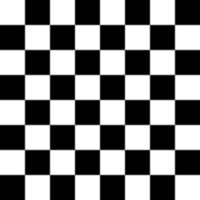
#> input picture skimage.data.checkerboard(), 200 x 200 px; the run also reads 1 picture not shown here
$ jupyter execute --allow-errors plot_matching.ipynb   (shell and % lines are left out)
#> lines starting #> are read from the running program, lines starting #| are printed output that depends on the picture; after the words box and inside, x2 and y2 are one past the last pixel; in counts of white or black regions, pixels touching at a corner belong together; long printed decimals are rounded
<div class="document" id="robust-matching-using-ransac">
<h1 class="title">Robust matching using RANSAC</h1>
<p>In this simplified example we first generate two synthetic images as if they
were taken from different view points.</p>
<p>In the next step we find interest points in both images and find
correspondences based on a weighted sum of squared differences of a small
neighborhood around them. Note, that this measure is only robust towards
linear radiometric and not geometric distortions and is thus only usable with
slight view point changes.</p>
<p>After finding the correspondences we end up having a set of source and
destination coordinates which can be used to estimate the geometric
transformation between both images. However, many of the correspondences are
faulty and simply estimating the parameter set with all coordinates is not
sufficient. Therefore, the RANSAC algorithm is used on top of the normal model
to robustly estimate the parameter set by detecting outliers.</p>
</div>

[cell 1]
from __future__ import print_function

import numpy as np
from matplotlib import pyplot as plt

from skimage import data
from skimage.util import img_as_float
from skimage.feature import (corner_harris, corner_subpix, corner_peaks,
                             plot_matches)
from skimage.transform import warp, AffineTransform
from skimage.exposure import rescale_intensity
from skimage.color import rgb2gray
from skimage.measure import ransac


# generate synthetic checkerboard image and add gradient for the later matching
checkerboard = img_as_float(data.checkerboard())
img_orig = np.zeros(list(checkerboard.shape) + [3])
img_orig[..., 0] = checkerboard
gradient_r, gradient_c = np.mgrid[0:img_orig.shape[0],
                                  0:img_orig.shape[1]] / float(img_orig.shape[0])
img_orig[..., 1] = gradient_r
img_orig[..., 2] = gradient_c
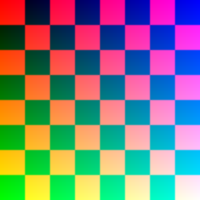
#> img_orig: shape (200, 200, 3) float64; mean of channels 0, 1, 2 0.5, 0.498, 0.497; drawn as R, G, B
img_orig = rescale_intensity(img_orig)
img_orig_gray = rgb2gray(img_orig)
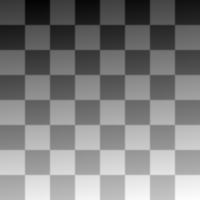
#> img_orig_gray: shape (200, 200) float64; min 0.00937, max 0.996, mean 0.498

# warp synthetic image
tform = AffineTransform(scale=(0.9, 0.9), rotation=0.2, translation=(20, -10))
img_warped = warp(img_orig, tform.inverse, output_shape=(200, 200))
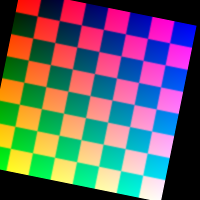
#> img_warped: shape (200, 200, 3) float64; mean of channels 0, 1, 2 0.395, 0.389, 0.402; drawn as R, G, B
img_warped_gray = rgb2gray(img_warped)
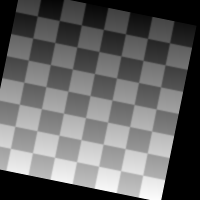
#> img_warped_gray: shape (200, 200) float64; min 0, max 0.992, mean 0.391

# extract corners using Harris' corner measure
coords_orig = corner_peaks(corner_harris(img_orig_gray), threshold_rel=0.001,
                           min_distance=5)
#> coords_orig = 49 pairs, first value 24 to 175, second value 24 to 175
coords_warped = corner_peaks(corner_harris(img_warped_gray),
                             threshold_rel=0.001, min_distance=5)
#> coords_warped = 68 pairs, first value 8 to 191, second value 8 to 190

# determine sub-pixel corner position
coords_orig_subpix = corner_subpix(img_orig_gray, coords_orig, window_size=9)
#> coords_orig_subpix = 49 pairs, first value 24.48 to 174.5, second value 24.36 to 174.6
coords_warped_subpix = corner_subpix(img_warped_gray, coords_warped,
                                     window_size=9)
#> coords_warped_subpix = 68 pairs, first value 7.42 to 192.7, second value 6.25 to 191.5


def gaussian_weights(window_ext, sigma=1):
    y, x = np.mgrid[-window_ext:window_ext+1, -window_ext:window_ext+1]
    g = np.zeros(y.shape, dtype=np.double)
    g[:] = np.exp(-0.5 * (x**2 / sigma**2 + y**2 / sigma**2))
    g /= 2 * np.pi * sigma * sigma
    return g


def match_corner(coord, window_ext=5):
    r, c =  np.round(coord).astype(np.intp)
    window_orig = img_orig[r-window_ext:r+window_ext+1,
                           c-window_ext:c+window_ext+1, :]

    # weight pixels depending on distance to center pixel
    weights = gaussian_weights(window_ext, 3)
    weights = np.dstack((weights, weights, weights))

    # compute sum of squared differences to all corners in warped image
    SSDs = []
    for cr, cc in coords_warped:
        window_warped = img_warped[cr-window_ext:cr+window_ext+1,
                                   cc-window_ext:cc+window_ext+1, :]
        SSD = np.sum(weights * (window_orig - window_warped)**2)
        SSDs.append(SSD)

    # use corner with minimum SSD as correspondence
    min_idx = np.argmin(SSDs)
    return coords_warped_subpix[min_idx]


# find correspondences using simple weighted sum of squared differences
src = []
dst = []
for coord in coords_orig_subpix:
    src.append(coord)
    dst.append(match_corner(coord))
#> this loop made 49 passes
#> (coord, r in match_corner, c in match_corner, min_idx in match_corner) on passes 1 to 12: ([149.5, 74.36], 149, 74, 33), ([174.5, 74.64], 175, 75, 25), ([149.5, 49.64], 150, 50, 40), ([149.5, 99.64], 150, 100, 25), ([49.52, 149.6], 50, 150, 42), ([74.52, 74.64], 75, 75, 39), ([149.5, 174.4], 149, 174, 35), ([24.48, 99.36], 24, 99, 66), ([24.48, 149.4], 24, 149, 67), ([24.52, 24.64], 25, 25, 36), ([24.52, 174.6], 25, 175, 64), ([49.48, 124.4], 49, 124, 59)
#> after the loop, dst = 49 pairs, first value 16.03 to 175.1, second value 10.51 to 169.7; src has the same summary as coords_orig_subpix
src = np.array(src)
dst = np.array(dst)


# estimate affine transform model using all coordinates
model = AffineTransform()
model.estimate(src, dst)

# robustly estimate affine transform model with RANSAC
model_robust, inliers = ransac((src, dst), AffineTransform, min_samples=3,
                               residual_threshold=2, max_trials=100)
outliers = inliers == False


# compare "true" and estimated transform parameters
print(tform.scale, tform.translation, tform.rotation)
print(model.scale, model.translation, model.rotation)
print(model_robust.scale, model_robust.translation, model_robust.rotation)
#| [0.8999 0.9001] [-10.001  19.974] -0.1999

# visualize correspondence
fig, ax = plt.subplots(nrows=2, ncols=1)

plt.gray()

inlier_idxs = np.nonzero(inliers)[0]
#> inlier_idxs = 33 values from 1 to 47
plot_matches(ax[0], img_orig_gray, img_warped_gray, src, dst,
             np.column_stack((inlier_idxs, inlier_idxs)), matches_color='b')
#> (this line was passed over: skimage is not available in this run)
ax[0].axis('off')
ax[0].set_title('Correct correspondences')

outlier_idxs = np.nonzero(outliers)[0]
#> outlier_idxs = [0, 2, 3, 4, 11, 12, 14, 16, 18, 19, 27, 39, 41, 42, 45, 48]
plot_matches(ax[1], img_orig_gray, img_warped_gray, src, dst,
             np.column_stack((outlier_idxs, outlier_idxs)), matches_color='r')
#> (this line was passed over: skimage is not available in this run)
ax[1].axis('off')
ax[1].set_title('Faulty correspondences')

plt.show()

[cell 2]
from matplotlib import pyplot as plt

from skimage import data
from skimage.feature import corner_harris, corner_subpix, corner_peaks
from skimage.transform import warp, AffineTransform
from skimage.draw import ellipse


tform = AffineTransform(scale=(1.3, 1.1), rotation=1, shear=0.7,
                        translation=(210, 50))
image = warp(data.checkerboard(), tform.inverse, output_shape=(350, 350))
rr, cc = ellipse(310, 175, 10, 100)
image[rr, cc] = 1
image[180:230, 10:60] = 1
image[230:280, 60:110] = 1
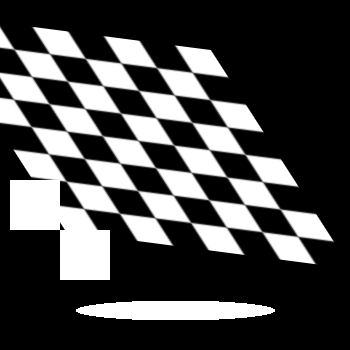
#> image: shape (350, 350) float64; min 0, max 1, mean 0.282

coords = corner_peaks(corner_harris(image), min_distance=5)
#> coords = 852 pairs, first value 5 to 344, second value 5 to 344
coords_subpix = corner_subpix(image, coords, window_size=13)
#> coords_subpix = 852 rows, first 8: [228.6, 60.62], [310, 79.99], [310, 270], [179.5, 9.52], [229.5, 9.52], [229.5, 109.5], [279.5, 59.52], [279.5, 109.5]

fig, ax = plt.subplots()
ax.imshow(image, interpolation='nearest', cmap=plt.cm.gray)
ax.plot(coords[:, 1], coords[:, 0], '.b', markersize=3)
ax.plot(coords_subpix[:, 1], coords_subpix[:, 0], '+r', markersize=15)
ax.axis((0, 350, 350, 0))
plt.show()
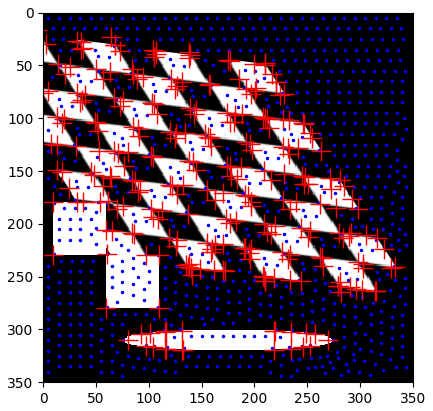
#> figure drawn by matplotlib, 1 panel

[cell 3]
from skimage import io, color, morphology
from scipy.signal import convolve2d
import numpy as np
import matplotlib.pyplot as plt

img = color.rgb2gray(io.imread('samples/xsampel-a.jpg'))
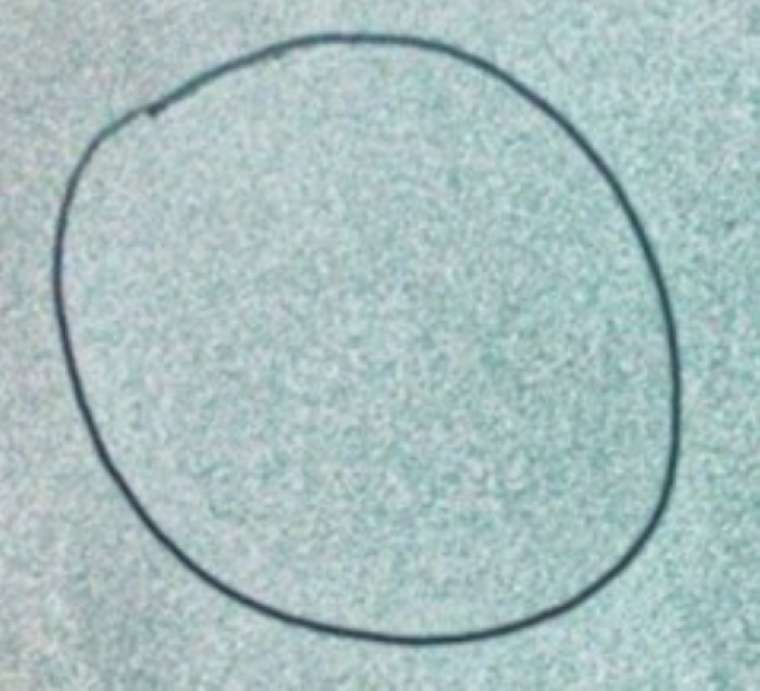
#> input picture samples/xsampel-a.jpg, 760 x 691 px
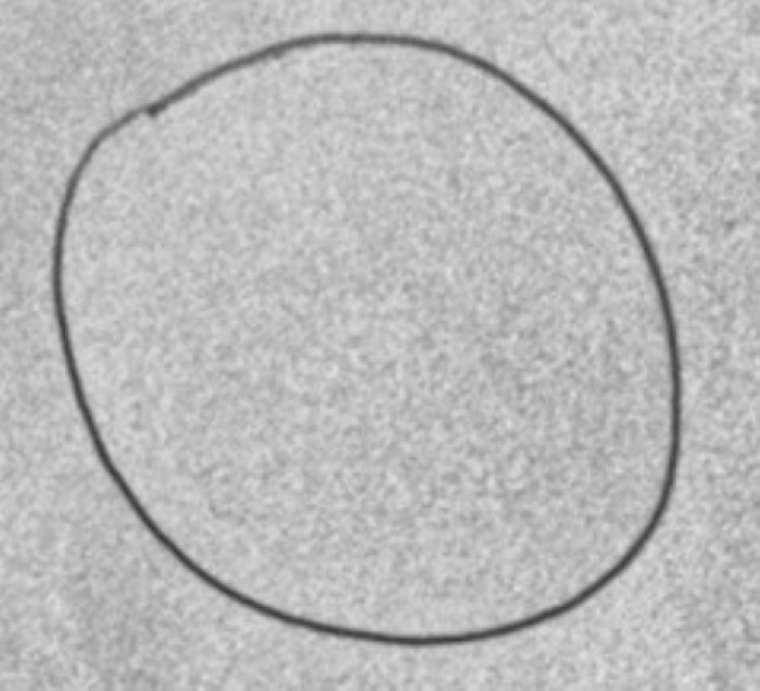
#> img: shape (691, 760) float64; min 0.221, max 0.89, mean 0.734

# Reduce all lines to one pixel thickness
snakes = morphology.skeletonize(img < 1)
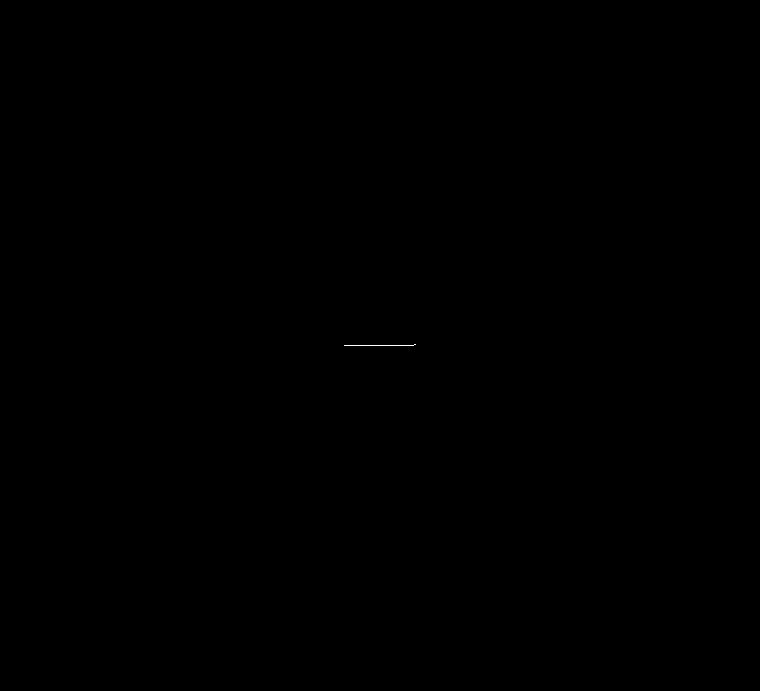
#> snakes: shape (691, 760) bool; 0.01% white in thin lines or dots, all inside (x1, y1, x2, y2) = (344, 344, 416, 346)

# Find pixels with only one neighbor
corners = convolve2d(snakes, [[1, 1, 1],
                              [1, 0, 1],
                              [1, 1, 1]], mode='same') == 1
#> corners: shape (691, 760) bool; 0% white in thin lines or dots, all inside (x1, y1, x2, y2) = (343, 343, 417, 347)
corners = corners & snakes

# Those are the start and end positions of the segments
y, x = np.where(corners)
#> y = [344, 345]; x = [415, 344]

plt.imshow(img, cmap=plt.cm.gray, interpolation='nearest')
plt.scatter(x, y)
plt.axis('off')
plt.show()
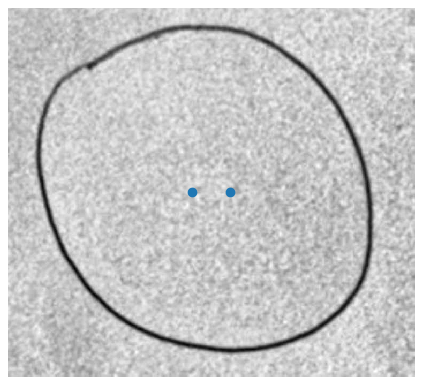
#> figure drawn by matplotlib, 1 panel
